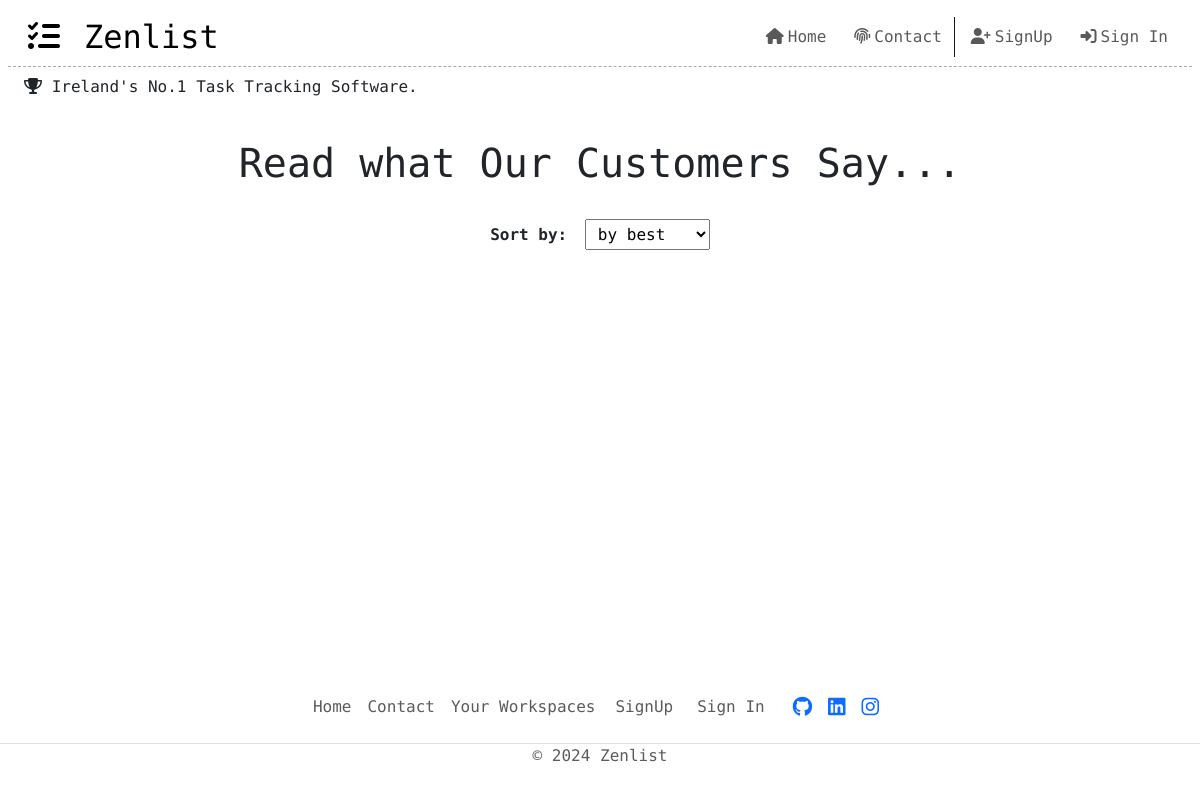
/reviews/, run on an earlier commit of the app's database.
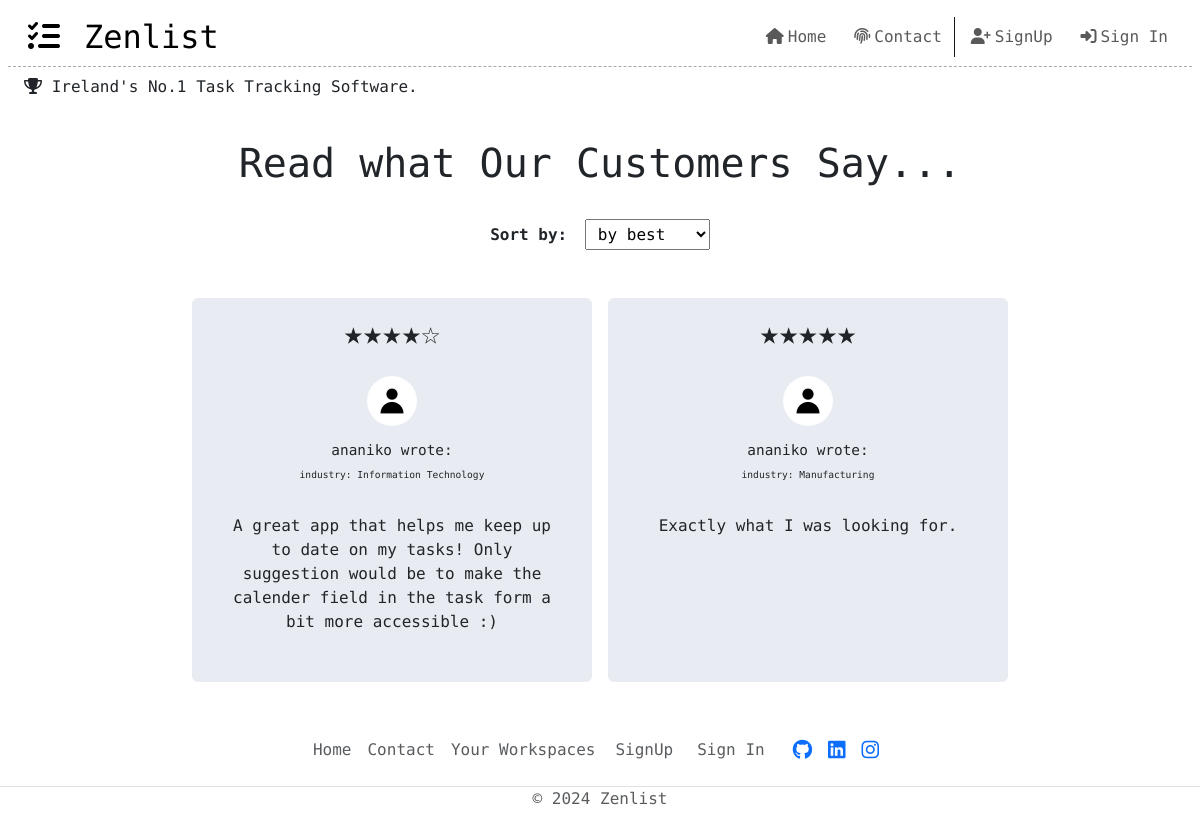
And on a later commit of the database.
### scrum/models.py (models this page shows, shortened)
class Review(models.Model):
    author = models.ForeignKey(
        User,
        on_delete=models.CASCADE,
        related_name="reviewer"
    )
    job_industry = models.CharField(
        choices=INDUSTRY,
        default='other',
        max_length=22
    )
    rating = models.CharField(
        choices=STARS,
        default='no rating',
        max_length=5
    )
    review = models.TextField()
    reviewed_on = models.DateField(auto_now_add=True)
    approved = models.BooleanField(default=False)

### scrum/views.py (the view)
# urls.py: path('reviews/', Zenlist_Reviews, name='reviews'),
def Zenlist_Reviews(request):
    all_reviews = Review.objects.all()
    best_reviews = Review.objects.filter(rating__icontains='★★★')
    five_star = Review.objects.filter(rating='★★★★★')
    four_star = Review.objects.filter(rating='★★★★☆')
    three_star = Review.objects.filter(rating='★★★☆☆')
    two_star = Review.objects.filter(rating='★★☆☆☆')
    one_star = Review.objects.filter(rating='★☆☆☆☆')
    user_reviews = Review.objects.filter(author=request.user.id, approved=False)
    if request.method == 'POST':
        reviewForm = ReviewForm(data=request.POST)
        if reviewForm.is_valid:
            review = reviewForm.save(commit=False)
            review.author = request.user
            review.approved = False
            reviewForm.save()
            messages.add_message(
                request, messages.SUCCESS,
                '''Thanks for your review! Our administrators will
                review your submission within 2 business days.'''
            )
            return redirect('hello')
        else:
            messages.add_message(
            request, messages.SUCCESS,
            '''There was an issue while trying to submit your review.
            Please try again in a few mins.
            If the issue persists, please contact us using our dedicated
            contact page.'''
        )
    else:
        reviewForm = ReviewForm()
        context = {
        'reviews': all_reviews,
        'one_star': one_star,
        'two_star': two_star,
        'three_star': three_star,
        'four_star': four_star,
        'five_star': five_star,
        'user_reviews': user_reviews,
        'best_reviews': best_reviews,
        'reviewForm': reviewForm,
    }
    return render(
        request,
        "scrum/reviews.html",
        context
    )

### scrum/forms.py
class ReviewForm(forms.ModelForm):
    class Meta:
        model = Review
        fields = ('job_industry', 'rating', 'review',)
        labels = {
            'job_industry' : 'Your Industry',
            'rating' : 'How did we do?',
            'review' : 'Share Your Thoughts'
        }

### scrum/templates/scrum/reviews.html (shortened to what this page needs)
{% extends "base.html" %}
{% load static %}
{% block content %}
{% if reviews %}
<div class="container full-width d-flex flex-column mt-3 mx-0">
    <div class="heading-container d-flex flex-column align-items-center justify-content-center mb-4 text-center">
        <h1>Read what Our Customers Say...</h1>
        <div class="select-filter my-4">
            <label for="review-filter" class="me-2"><strong>Sort by:</strong></label>
            <select name="review-filter" class="px-2 py-1" id="review-filter">
            <option value="by best">by best</option>
            </select>
        </div>
    </div>
    <div class="row d-flex justify-content-center" id="review-box">
        {% for review in reviews %}
        {% if review.approved %}
        <div class="card col-md-4 col-sm-12 mb-3 mx-2" style="background-color: rgb(232, 236, 242); outline: none; border: none;">
            <div class="card-body zenlist-review" data-reviewedOn="{{review.reviewed_on}}" data-highestRate="{{review.rating}}" data-review-id="{{review.id}}">
                <div class="author-review mb-3 text-center">
                    <h2 class="star-rating">{{review.rating}}</h2>
                    <div class="author-profile d-flex mb-3 d-flex flex-column align-items-center">
                        <img class="card-img-top profile-image m-3" src="{% static 'images/default_profile_image.jpg' %}" alt="author profile image">
                        <div class="author-personal">
                            <h5 class="author-bio">{{review.author}} wrote:</h5>
                            <p class="author-industry">industry: {{review.job_industry}}</p>
                        </div>
                    </div>
                    <div class="main-review-content d-flex align-items-start justify-content-center">
                        <p>{{review.review | safe}}</p>
                    </div>
                </div>
            </div>
        </div>
        {% endif %}
        {% endfor %}
    </div>
</div>
{% endif %}
{% endblock %}

What changed in the data, as far as the page shows it:
now on this page (row edited): Review: rating "★★★★☆", approved True (drawn), author "ananiko", job_industry "Information Technology", review "A great app that helps me keep up to date on my tasks! Only suggestion would be to make the calender field in the task form a bit more accessible :)"
added Review: rating "★★★★★", approved True (drawn), author "ananiko", job_industry "Manufacturing", review "Exactly what I was looking for."
